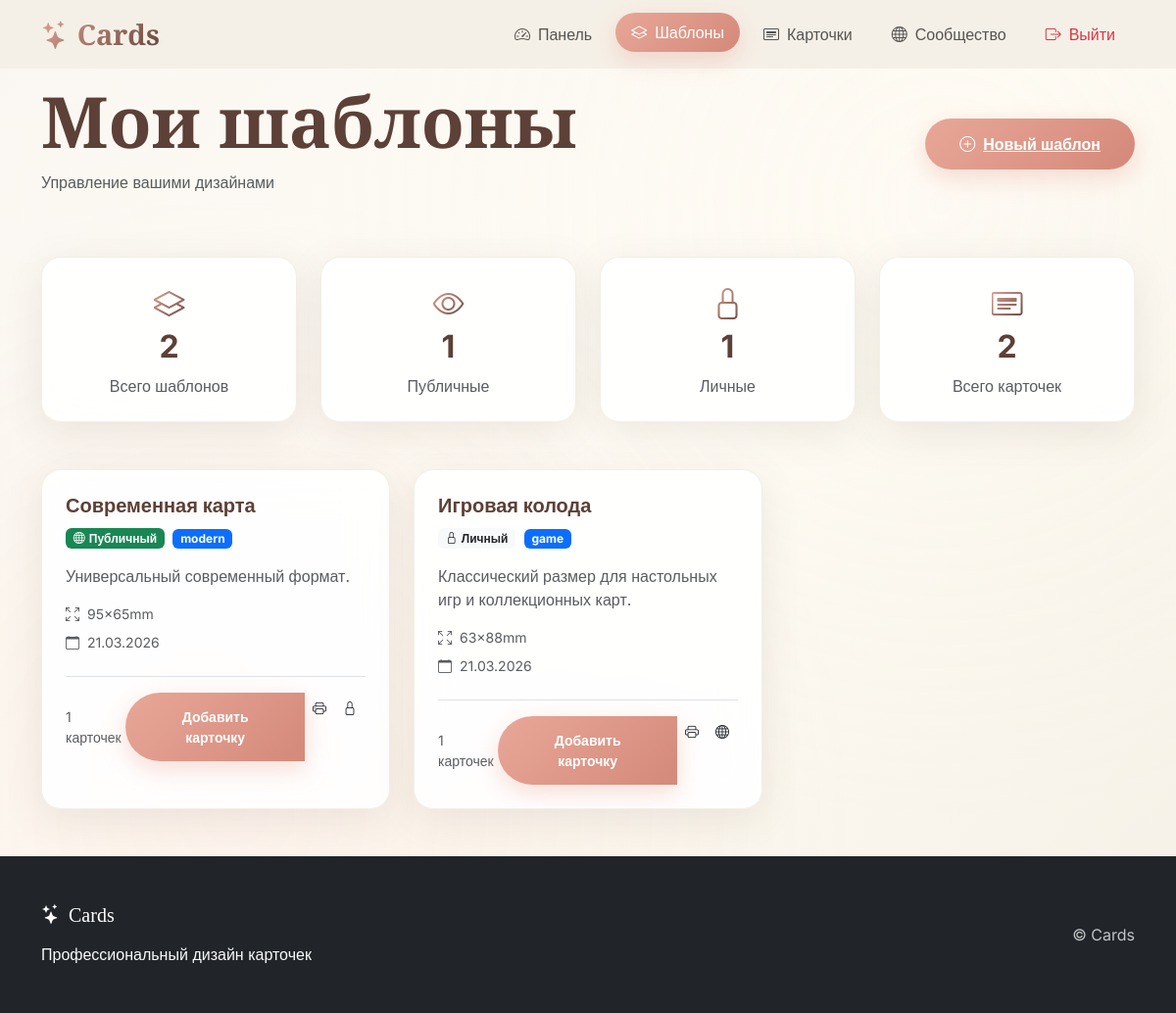
The app's page /templates/my_templates (signed in) with its own data.
### card_data/cards.py (models this page shows)
class Template(SqlAlchemyBase):
    __tablename__ = 'templates'
    id = sqlalchemy.Column(sqlalchemy.Integer,
                           primary_key=True, autoincrement=True)
    name = sqlalchemy.Column(sqlalchemy.String, nullable=True)
    width = sqlalchemy.Column(sqlalchemy.Integer, default=63)
    height = sqlalchemy.Column(sqlalchemy.Integer, default=88)
    background_color = sqlalchemy.Column(sqlalchemy.String, default='#FFFFFF')
    back_title = sqlalchemy.Column(sqlalchemy.String, default='Название игры')
    back_background_color = sqlalchemy.Column(sqlalchemy.String, default='#FFFFFF')
    back_image_filename = sqlalchemy.Column(sqlalchemy.String, nullable=True)
    back_title_x = sqlalchemy.Column(sqlalchemy.Integer, default=10)
    back_title_y = sqlalchemy.Column(sqlalchemy.Integer, default=10)
    back_title_font_size = sqlalchemy.Column(sqlalchemy.Integer, default=16)
    back_image_x = sqlalchemy.Column(sqlalchemy.Integer, default=10)
    back_image_y = sqlalchemy.Column(sqlalchemy.Integer, default=40)
    back_image_width = sqlalchemy.Column(sqlalchemy.Integer, default=80)
    back_image_height = sqlalchemy.Column(sqlalchemy.Integer, default=80)
    is_private = sqlalchemy.Column(sqlalchemy.Boolean, default=True)
    category = sqlalchemy.Column(sqlalchemy.String, default='other')
    tags = sqlalchemy.Column(sqlalchemy.String, nullable=True)
    description = sqlalchemy.Column(sqlalchemy.String, nullable=True)
    likes_count = sqlalchemy.Column(sqlalchemy.Integer, default=0)
    views_count = sqlalchemy.Column(sqlalchemy.Integer, default=0)
    created_date = sqlalchemy.Column(sqlalchemy.DateTime,
                                     default=datetime.datetime.now)
    user_id = sqlalchemy.Column(sqlalchemy.Integer,
                                sqlalchemy.ForeignKey("users.id"))
    user = orm.relationship('User', back_populates='templates')
    cards = orm.relationship("Card", back_populates='template')

### logics/templates_logic.py (the view)
@templates_bp.route('/my_templates')
@login_required
def my_templates():
    db_sess = create_session()
    try:
        templates = db_sess.query(Template).options(
            joinedload(Template.cards)
        ).filter(Template.user_id == current_user.id).all()
        total_cards = sum(len(template.cards) for template in templates)
        return render_template('my_templates.html',
                               title='Мои шаблоны',
                               templates=templates,
                               total_cards=total_cards)
    except Exception as e:
        flash(f'Ошибка при загрузке шаблонов: {e}', 'error')
        return render_template('my_templates.html',
                               title='Мои шаблоны',
                               templates=[],
                               total_cards=0)
    finally:
        db_sess.close()

### card_data/db_session.py (called while the page is built)
def create_session() -> Session:
    global __factory
    return __factory()

### main.py (called while the page is built)
@login_manager.user_loader
def load_user(user_id):
    db_sess = db_session.create_session()
    from card_data.users import User
    try:
        user = db_sess.query(User).get(user_id)
        return user
    finally:
        db_sess.close()

### templates/my_templates.html (shortened to what this page needs)
{% extends "base.html" %}
{% block content %}
<div class="container">
    <div class="d-flex justify-content-between align-items-center mb-5">
        <div>
            <h1 class="display-font fw-bold mb-2 display-2">Мои шаблоны</h1>
            <p class="text-muted">Управление вашими дизайнами</p>
        </div>
        <a href="{{ url_for('templates.create_template') }}" class="btn-premium">
            <i class="bi bi-plus-circle me-2"></i>Новый шаблон
        </a>
    </div>
    <div class="row g-4 mb-5">
        <div class="col-md-3">
            <div class="premium-card p-4 text-center">
                <i class="bi bi-layers fs-2 text-gradient mb-3"></i>
                <h3 class="h2 fw-bold">{{ templates|length }}</h3>
                <p class="text-muted mb-0">Всего шаблонов</p>
            </div>
        </div>
        <div class="col-md-3">
            <div class="premium-card p-4 text-center">
                <i class="bi bi-eye fs-2 text-gradient mb-3"></i>
                <h3 class="h2 fw-bold">{{ templates|selectattr("is_private", "equalto", false)|list|length }}</h3>
                <p class="text-muted mb-0">Публичные</p>
            </div>
        </div>
        <div class="col-md-3">
            <div class="premium-card p-4 text-center">
                <i class="bi bi-lock fs-2 text-gradient mb-3"></i>
                <h3 class="h2 fw-bold">{{ templates|selectattr("is_private", "equalto", true)|list|length }}</h3>
                <p class="text-muted mb-0">Личные</p>
            </div>
        </div>
        <div class="col-md-3">
            <div class="premium-card p-4 text-center">
                <i class="bi bi-card-heading fs-2 text-gradient mb-3"></i>
                <h3 class="h2 fw-bold">{{ total_cards }}</h3>
                <p class="text-muted mb-0">Всего карточек</p>
            </div>
        </div>
    </div>
    {% if templates %}
    <div class="row g-4">
        {% for template in templates %}
        <div class="col-md-6 col-lg-4">
            <div class="premium-card h-100">
                <div class="p-4">
                    <div class="d-flex justify-content-between align-items-start mb-3">
                        <div>
                            <h5 class="fw-bold mb-2">{{ template.name }}</h5>
                            <span class="badge {% if template.is_private %}bg-light text-dark{% else %}bg-success{% endif %}">
                                {% if template.is_private %}
                                    <i class="bi bi-lock me-1"></i>Личный
                                {% else %}
                                    <i class="bi bi-globe me-1"></i>Публичный
                                {% endif %}
                            </span>
                            {% if template.category %}
                            <span class="badge bg-primary ms-1">
                                {{ template.category }}
                            </span>
                            {% endif %}
                        </div>
                    </div>
                    {% if template.description %}
                    <p class="text-muted mb-3">{{ template.description|truncate(100) }}</p>
                    {% endif %}
                    <div class="mb-4">
                        <div class="d-flex align-items-center text-muted small mb-2">
                            <i class="bi bi-arrows-fullscreen me-2"></i>
                            <span>{{ template.width }}×{{ template.height }}mm</span>
                        </div>
                        <div class="d-flex align-items-center text-muted small">
                            <i class="bi bi-calendar me-2"></i>
                            <span>{{ template.created_date.strftime('%d.%m.%Y') }}</span>
                        </div>
                    </div>
                    <div class="d-flex justify-content-between align-items-center border-top pt-3">
                        <span class="text-muted small">
                            {{ template.cards|length }} карточек
                        </span>
                        <div class="btn-group">
                            <a href="{{ url_for('cards.create_card', template_id=template.id) }}"
                               class="btn btn-sm btn-premium">
                                Добавить карточку
                            </a>
                            <a href="{{ url_for('cards.print_cards', template_id=template.id) }}"
                               class="btn btn-sm btn-outline-premium">
                                <i class="bi bi-printer"></i>
                            </a>
                            <a href="{{ url_for('templates.toggle_template_visibility', template_id=template.id) }}"
                               class="btn btn-sm btn-outline-premium">
                                {% if template.is_private %}
                                    <i class="bi bi-globe"></i>
                                {% else %}
                                    <i class="bi bi-lock"></i>
                                {% endif %}
                            </a>
                        </div>
                    </div>
                </div>
            </div>
        </div>
        {% endfor %}
    </div>
    {% endif %}
</div>
{% endblock %}

### templates/base.html (style rules this page uses)
:root { --coral-primary: #E8A798; --coral-light: #F4C8BD; --coral-dark: #D4897A; --beige-primary: #F5F0E6; --beige-light: #FAF7F2; --beige-dark: #E8DFD0; --sand: #E8D5C4; --cream: #FFFCF5; --text-dark: #5D4037; --text-light: #8D6E63; }
body { font-family: 'Inter', sans-serif; background: linear-gradient(135deg, var(--beige-light) 0%, var(--cream) 50%, var(--beige-primary) 100%); background-attachment: fixed; color: var(--text-dark); overflow-x: hidden; }
.display-font { font-family: 'Playfair Display', serif; }
.premium-card { background: rgba(255, 255, 255, 0.9); backdrop-filter: blur(20px); border: 1px solid rgba(232, 223, 208, 0.5); border-radius: 20px; box-shadow: 0 10px 40px rgba(93, 64, 55, 0.1), 0 2px 10px rgba(255, 255, 255, 0.5) inset; transition: all 0.5s cubic-bezier(0.4, 0, 0.2, 1); position: relative; overflow: hidden; }
.premium-card::before { content: ''; position: absolute; top: 0; left: -100%; width: 100%; height: 100%; background: linear-gradient(90deg, transparent, rgba(255, 255, 255, 0.4), transparent); transition: left 0.8s; }
.btn-premium { background: linear-gradient(135deg, var(--coral-primary), var(--coral-dark)); border: none; color: white; font-weight: 600; padding: 14px 35px; border-radius: 50px; transition: all 0.4s cubic-bezier(0.4, 0, 0.2, 1); position: relative; overflow: hidden; box-shadow: 0 8px 25px rgba(232, 167, 152, 0.4); }
.btn-premium::before { content: ''; position: absolute; top: 0; left: -100%; width: 100%; height: 100%; background: linear-gradient(90deg, transparent, rgba(255, 255, 255, 0.3), transparent); transition: left 0.6s; }
.text-gradient { background: linear-gradient(135deg, var(--coral-primary), var(--text-dark)); -webkit-background-clip: text; -webkit-text-fill-color: transparent; position: relative; }

### records on screen
Template: name "Современная карта", is_private False (drawn), category "modern", description "Универсальный современный формат.", width "95", height "65", created_date "21.03.2026", cards|length "1"
Template: name "Игровая колода", is_private True (drawn), category "game", description "Классический размер для настольных игр и коллекционных карт.", width "63", height "88", created_date "21.03.2026", cards|length "1"

### other values on screen
{{ templates|length }} "2"
{{ templates|selectattr("is_private", "equalto", false)|list|length }} "1"
{{ templates|selectattr("is_private", "equalto", true)|list|length }} "1"
{{ total_cards }} "2"
